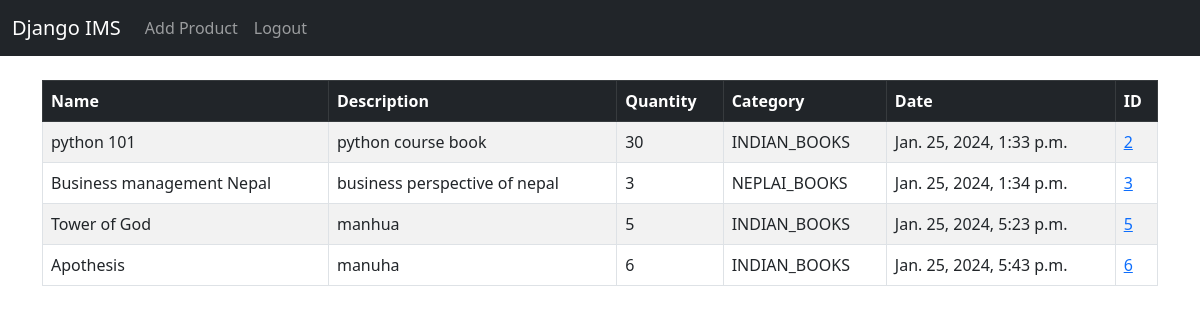
Before: / (signed in) with the older database file.
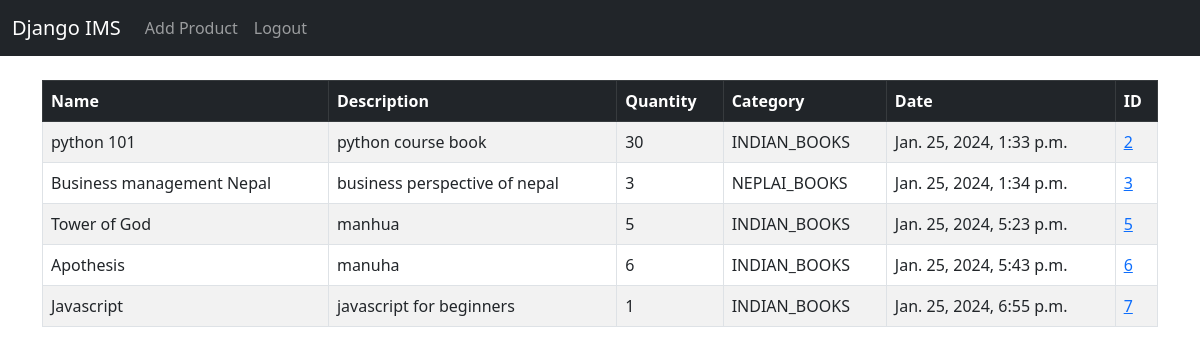
After: the same page with the newer database file.
### inventory/models.py (models this page shows, shortened)
class Product(models.Model):
    name = models.CharField(max_length=255)
    description = models.TextField()
    quantity = models.PositiveIntegerField()
    price = models.DecimalField(max_digits=10, decimal_places=2)
    category = models.CharField(max_length=20, choices=CATEGORY, default='NEPALI_BOOKS')
    date = models.DateTimeField(auto_now_add=True)

### inventory/views.py (the view)
# urls.py: 2. Add a URL to urlpatterns:  path('', views.home, name='home')
def home(request):
    products = Product.objects.all()
    if request.method == 'POST':
        username = request.POST['username']
        password = request.POST['password']
        user = authenticate(request, username=username, password=password)
        if user is not None:
            login(request, user)
            messages.success(request, "You have been Logged in successfully")
            return redirect ('home')
        else:
            messages.success(request, "There was an error")
            return redirect('home')
    else:
        return render(request, 'home.html', {'products': products})

### templates/home.html (shortened to what this page needs)
{% extends 'base.html' %}
{% block content %}
{% if user.is_authenticated %}
<table class="table table-striped table-hover table-bordered">
    <thead class="table-dark">
      <tr>
        <th scope="col">Name</th>
        <th scope="col">Description</th>
        <th scope="col">Quantity</th>
        <th scope="col">Category</th>
        <th scope="col">Date</th>
        <th scope="col">ID</th>
      </tr>
    </thead>
    <tbody>
  {% if products %}
        {% for product in products %}
          <tr>
            <td>{{product.name}}</td>
            <td>{{product.description}}</td>
            <td>{{product.quantity}}</td>
            <td>{{product.category}}</td>
            <td>{{product.date}}</td>
            <td><a href="{% url 'record' product.id %}">{{product.id}}</a></td>
          </tr>
        {% endfor %}
  {% endif %}
        </tbody>
      </table>
{% endif %}
{% endblock %}

Changed rows visible on the page:
added Product: name "Javascript", description "javascript for beginners", quantity "1", category "INDIAN_BOOKS", date "Jan. 25, 2024, 6:55 p.m.", id "7"
